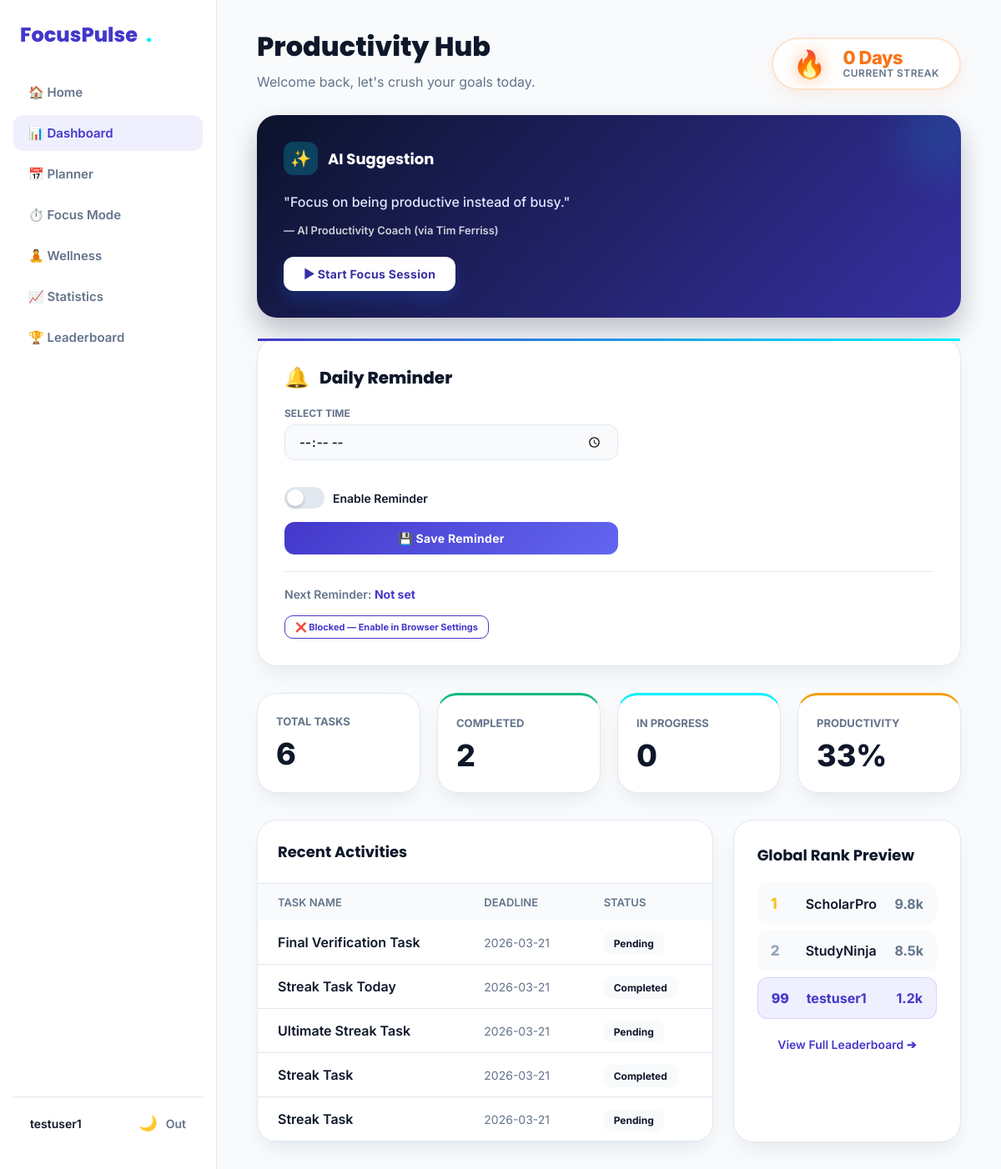
The app's page /dashboard (signed in) with its own data.
### tables this page shows
CREATE TABLE users (
                id INTEGER PRIMARY KEY AUTOINCREMENT,
                username TEXT UNIQUE NOT NULL,
                email TEXT UNIQUE NOT NULL,
                password_hash TEXT NOT NULL,
                created_at TIMESTAMP DEFAULT CURRENT_TIMESTAMP
            , current_streak INTEGER DEFAULT 0, best_streak INTEGER DEFAULT 0, last_active_date TEXT);

CREATE TABLE tasks (
                id INTEGER PRIMARY KEY AUTOINCREMENT,
                user_id INTEGER NOT NULL,
                task_title TEXT NOT NULL,
                subject TEXT,
                deadline TEXT,
                status TEXT DEFAULT 'Pending',
                created_at TIMESTAMP DEFAULT CURRENT_TIMESTAMP, description TEXT, start_time TEXT, end_time TEXT, priority TEXT DEFAULT 'Medium', category TEXT DEFAULT 'Study', color TEXT DEFAULT '#4F46E5', reminder BOOLEAN DEFAULT 0, repeat_type TEXT DEFAULT 'none',
                FOREIGN KEY (user_id) REFERENCES users(id) ON DELETE CASCADE
            );

### app.py (the view)
@app.route("/dashboard")
@login_required
def dashboard():
    user_id = session["user_id"]
    conn = get_db_connection()
    total_tasks = 0
    completed_tasks = 0
    pending_tasks = 0
    in_progress_tasks = 0
    recent_tasks = []
    focus_minutes_today = 0
    distractions_today = 0
    try:
        total_tasks = conn.execute(
            "SELECT COUNT(*) AS count FROM tasks WHERE user_id = ?",
            (user_id,)
        ).fetchone()["count"]
        completed_tasks = conn.execute(
            "SELECT COUNT(*) AS count FROM tasks WHERE user_id = ? AND status = 'Completed'",
            (user_id,)
        ).fetchone()["count"]
        pending_tasks = conn.execute(
            "SELECT COUNT(*) AS count FROM tasks WHERE user_id = ? AND status = 'Pending'",
            (user_id,)
        ).fetchone()["count"]
        in_progress_tasks = conn.execute(
            "SELECT COUNT(*) AS count FROM tasks WHERE user_id = ? AND status = 'In Progress'",
            (user_id,)
        ).fetchone()["count"]
        recent_tasks = conn.execute(
            """
            SELECT * FROM tasks
            WHERE user_id = ?
            ORDER BY created_at DESC
            LIMIT 5
            """,
            (user_id,)
        ).fetchall()
    except Exception as e:
        print(f"Error fetching dashboard tasks: {e}")
    try:
        today_str = date.today().isoformat()
        today_row = conn.execute(
            """
            SELECT COALESCE(SUM(duration), 0) AS total_min,
                   COALESCE(SUM(distraction_count), 0) AS total_dist
            FROM focus_sessions
            WHERE user_id = ?
              AND DATE(created_at) = ?
            """,
            (user_id, today_str)
        ).fetchone()
        focus_minutes_today = int(today_row["total_min"]) if today_row else 0
        distractions_today  = int(today_row["total_dist"]) if today_row else 0
    except Exception as e:
        print(f"Error fetching today focus data: {e}")
    conn.close()
    streak_info = get_user_streak(user_id)
    productivity_score = 0
    if total_tasks > 0:
        productivity_score = round((completed_tasks / total_tasks) * 100)
    daily_quote = get_daily_quote()
    tasks_remaining = total_tasks - completed_tasks
    return render_template(
        "dashboard.html",
        total_tasks=total_tasks,
        completed_tasks=completed_tasks,
        pending_tasks=pending_tasks,
        in_progress_tasks=in_progress_tasks,
        productivity_score=productivity_score,
        recent_tasks=recent_tasks,
        current_streak=streak_info["current_streak"],
        best_streak=streak_info["best_streak"],
        daily_quote=daily_quote,
        focus_minutes_today=focus_minutes_today,
        distractions_today=distractions_today,
        tasks_remaining=tasks_remaining,
    )

### templates/dashboard.html (shortened to what this page needs)
<!DOCTYPE html>
<html lang="en">
<head>
    <link rel="stylesheet" href="{{ url_for('static', filename='css/style.css') }}">
    <link rel="stylesheet" href="{{ url_for('static', filename='css/modern.css') }}">
</head>
<body>
    <div class="app-container">
        <aside class="app-sidebar" id="sidebar">
            <div class="logo">FocusPulse <span style="color:var(--electric-cyan);">.</span></div>
            <nav class="app-nav">
                <a href="{{ url_for('home') }}">🏠 Home</a>
                <a href="{{ url_for('dashboard') }}" class="active">📊 Dashboard</a>
                <a href="{{ url_for('planner') }}">📅 Planner</a>
                <a href="{{ url_for('focus') }}">⏱️ Focus Mode</a>
                <a href="{{ url_for('wellness') }}">🧘 Wellness</a>
                <a href="{{ url_for('statistics') }}">📈 Statistics</a>
                <a href="{{ url_for('leaderboard') }}">🏆 Leaderboard</a>
            </nav>
            <div class="app-sidebar-footer">
                <div style="font-weight:600; font-size:14px;">{{ session.get('user_name', 'Student') }}</div>
                <div style="display:flex; gap:10px; align-items:center;">
                    <button id="themeToggleBtn"
                        style="background:transparent; border:none; cursor:pointer; font-size:18px;">🌙</button>
                    <a href="{{ url_for('logout') }}"
                        style="color:var(--core-muted); text-decoration:none; font-size:14px; font-weight:600;">Out</a>
                </div>
            </div>
        </aside>
        <div style="flex:1; display:flex; flex-direction:column; overflow:hidden;">
            <main class="app-main">
                <div
                    style="display:flex; justify-content:space-between; align-items:flex-end; margin-bottom: 30px; flex-wrap:wrap; gap:20px;">
                    <div>
                        <h2 style="font-size:32px; font-weight:800; margin-bottom:8px; color:var(--core-text);">
                            Productivity Hub</h2>
                        <p style="color:var(--core-muted); font-size:16px;">Welcome back, let's crush your goals today.
                        </p>
                    </div>
                    <div class="streak-hub">
                        <span class="streak-flame-large">🔥</span>
                        <div class="streak-info">
                            <span class="streak-count">{{ current_streak }} Day{% if current_streak != 1 %}s{% endif
                                %}</span>
                            <span
                                style="font-size:12px; color:var(--core-muted); font-weight:600; text-transform:uppercase; letter-spacing:0.5px;">Current
                                Streak</span>
                        </div>
                    </div>
                </div>
                <div
                    style="display:grid; grid-template-columns: repeat(auto-fit, minmax(240px, 1fr)); gap:24px; margin-bottom:24px;">
                    <div class="ai-panel" style="grid-column: 1 / -1;">
                        <div class="ai-panel-header">
                            <div class="ai-icon">✨</div>
                            <h3 style="margin:0; font-size:18px; font-weight:700;">AI Suggestion</h3>
                        </div>
                        <p class="ai-insight">"{{ daily_quote.text }}"</p>
                        <p style="font-weight:600; font-size:13px; margin-top:12px; opacity:0.8;">— AI Productivity
                            Coach (via {{ daily_quote.author }})</p>
                        <div style="margin-top: 24px;">
                            <a href="{{ url_for('focus') }}" class="btn"
                                style="background:white; color:var(--indigo-dark); text-decoration:none; padding:12px 24px; border-radius:12px; font-weight:700; font-size:14px; display:inline-block;">▶
                                Start Focus Session</a>
                        </div>
                    </div>
                </div>
                <div class="reminder-card" id="daily-reminder-card">
                    <div style="display:flex; align-items:center; gap:12px; margin-bottom:20px;">
                        <span style="font-size:24px;">🔔</span>
                        <h3 style="margin:0; font-size:20px; font-weight:800; color:var(--core-text);">Daily Reminder</h3>
                    </div>
                    <div style="display:grid; grid-template-columns: 1fr; gap:16px; max-width:400px; margin-bottom:20px;">
                        <div>
                            <label for="reminderTime" style="display:block; font-size:12px; font-weight:700; color:var(--core-muted); text-transform:uppercase; margin-bottom:6px;">Select Time</label>
                            <input type="time" id="reminderTime" class="fp-time-input" style="width:100%; box-sizing:border-box;">
                        </div>
                        <div style="display:flex; align-items:center; gap:12px;">
                            <label class="fp-toggle-label" for="reminderEnabled">
                                <span class="fp-toggle-switch">
                                    <span class="fp-toggle-slider"></span>
                                </span>
                                Enable Reminder
                            </label>
                        </div>
                        <button id="saveReminderBtn" onclick="saveReminder()" class="fp-save-btn">
                            💾 Save Reminder
                        </button>
                    </div>
                    <div style="border-top:1px solid var(--core-border); padding-top:16px;">
                        <span style="font-size:14px; font-weight:600; color:var(--core-muted);">
                            Next Reminder: <strong id="fp-next-reminder-label" style="color:var(--indigo-primary);">Not set</strong>
                        </span>
                    </div>
                    <div style="margin-top:16px;">
                        <button id="fp-reminder-perm-btn" class="fp-perm-btn" style="padding: 6px 12px; font-size:11px;">🔔 Enable Browser Notifications</button>
                    </div>
                </div>
                <div
                    style="display:grid; grid-template-columns: repeat(auto-fit, minmax(180px, 1fr)); gap:20px; margin-bottom:32px;">
                    <div class="m-card" style="padding:22px;">
                        <span
                            style="color:var(--core-muted); font-size:13px; font-weight:700; text-transform:uppercase;">Total
                            Tasks</span>
                        <div style="font-size:36px; font-weight:800; color:var(--core-text); margin-top:8px;">{{
                            total_tasks }}</div>
                    </div>
                    <div class="m-card" style="padding:22px; border-top: 3px solid var(--success-green);">
                        <span
                            style="color:var(--core-muted); font-size:13px; font-weight:700; text-transform:uppercase;">Completed</span>
                        <div style="font-size:36px; font-weight:800; color:var(--core-text); margin-top:8px;">{{
                            completed_tasks }}</div>
                    </div>
                    <div class="m-card" style="padding:22px; border-top: 3px solid var(--electric-cyan);">
                        <span
                            style="color:var(--core-muted); font-size:13px; font-weight:700; text-transform:uppercase;">In
                            Progress</span>
                        <div style="font-size:36px; font-weight:800; color:var(--core-text); margin-top:8px;">{{
                            in_progress_tasks }}</div>
                    </div>
                    <div class="m-card" style="padding:22px; border-top: 3px solid var(--achievement-gold);">
                        <span
                            style="color:var(--core-muted); font-size:13px; font-weight:700; text-transform:uppercase;">Productivity</span>
                        <div style="font-size:36px; font-weight:800; color:var(--core-text); margin-top:8px;">{{
                            productivity_score }}%</div>
                    </div>
                </div>
                <div style="display:grid; grid-template-columns: 2fr 1fr; gap:24px;">
                    <div class="m-card" style="padding:0; overflow:hidden;">
                        <div style="padding:24px; border-bottom:1px solid var(--core-border);">
                            <h3 style="margin:0; font-size:18px;">Recent Activities</h3>
                        </div>
                        {% if recent_tasks %}
                        <table style="width:100%; border-collapse:collapse; text-align:left;">
                            <thead>
                                <tr
                                    style="background:var(--core-bg); color:var(--core-muted); font-size:13px; text-transform:uppercase;">
                                    <th style="padding:14px 24px; font-weight:600;">Task Name</th>
                                    <th style="padding:14px 24px; font-weight:600;">Deadline</th>
                                    <th style="padding:14px 24px; font-weight:600;">Status</th>
                                </tr>
                            </thead>
                            <tbody>
                                {% for task in recent_tasks %}
                                <tr style="border-bottom:1px solid var(--core-border);">
                                    <td style="padding:16px 24px; font-weight:600;">{{ task["task_title"] }}</td>
                                    <td style="padding:16px 24px; color:var(--core-muted); font-size:14px;">{{
                                        task["deadline"] }}</td>
                                    <td style="padding:16px 24px;">
                                        <span
                                            style="background:var(--core-bg); padding:6px 12px; border-radius:8px; font-size:12px; font-weight:700;">{{
                                            task["status"] }}</span>
                                    </td>
                                </tr>
                                {% endfor %}
                            </tbody>
                        </table>
                        {% else %}
                        <div style="padding:40px 24px; text-align:center; color:var(--core-muted);">No recent tasks. Hop
                            into the planner!</div>
                        {% endif %}
                    </div>
                    <div class="m-card">
                        <h3 style="margin:0 0 20px 0; font-size:18px;">Global Rank Preview</h3>
                        <div class="lb-row">
                            <div style="display:flex; align-items:center; gap:12px;">
                                <span class="lb-rank lb-rank-1">1</span>
                                <span style="font-weight:600;">ScholarPro</span>
                            </div>
                            <span style="font-weight:700; color:var(--core-muted);">9.8k</span>
                        </div>
                        <div class="lb-row">
                            <div style="display:flex; align-items:center; gap:12px;">
                                <span class="lb-rank lb-rank-2">2</span>
                                <span style="font-weight:600;">StudyNinja</span>
                            </div>
                            <span style="font-weight:700; color:var(--core-muted);">8.5k</span>
                        </div>
                        <div class="lb-row"
                            style="background:rgba(99, 102, 241, 0.1); border:1px solid rgba(99, 102, 241, 0.2);">
                            <div style="display:flex; align-items:center; gap:12px;">
                                <span class="lb-rank lb-rank-3" style="color:var(--indigo-primary);">99</span>
                                <span style="font-weight:700; color:var(--indigo-primary);">{{ session.get('user_name',
                                    'You') }}</span>
                            </div>
                            <span style="font-weight:700; color:var(--indigo-primary);">1.2k</span>
                        </div>
                        <div style="text-align:center; margin-top:20px;">
                            <a href="{{ url_for('leaderboard') }}"
                                style="color:var(--indigo-primary); text-decoration:none; font-weight:600; font-size:14px;">View
                                Full Leaderboard ➔</a>
                        </div>
                    </div>
                </div>
            </main>
        </div>
    </div>
</body>
</html>

### records on screen
users: get "testuser1", username "testuser1"
tasks: task_title "Final Verification Task", deadline "2026-03-21", status "Pending"
tasks: task_title "Streak Task Today", deadline "2026-03-21", status "Completed"
tasks: task_title "Ultimate Streak Task", deadline "2026-03-21", status "Pending"
tasks: task_title "Streak Task", deadline "2026-03-21", status "Completed"
tasks: task_title "Streak Task", deadline "2026-03-21", status "Pending"

### other values on screen
{{ current_streak }} "0"
{{ daily_quote.text }} "Focus on being productive instead of busy."
{{ daily_quote.author }} "Tim Ferriss"
{{ total_tasks }} "6"
{{ completed_tasks }} "2"
{{ in_progress_tasks }} "0"
{{ productivity_score }} "33"
